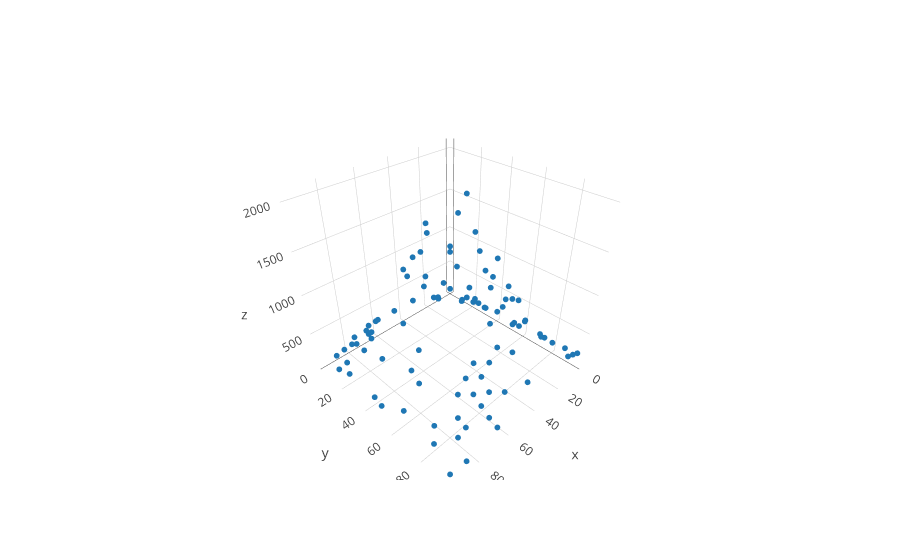

Notebook code for this chart:
### Markdown cell above
Here, we take a sample of 25 percent of the above grid to "observe"

### Code cell
X_part, y_part = sim.rand_partial_grid(X, y, 0.25)
X_full, y_full, obs_idx, imag_idx = sim.fill_grid(X_part, y_part)

color = np.zeros(X_full.shape[0])
color[obs_idx] = 1.0
trace_partial_obs = go.Scatter3d(x = X_full[obs_idx, 0], y = X_full[obs_idx, 1],
                                 z= y[obs_idx], mode = 'markers', marker=dict(size = 2))
iplot([trace_partial_obs])

### Figure 1 — Plotly figure (JSON) as saved in the notebook; plotly's stock layout.template omitted (floating-point values rounded to 4 significant figures)
{"data": [{"marker": {"size": 2}, "mode": "markers", "type": "scatter3d", "x": [0, 0, 0, 0, 0, 0, 5, 5, 5, 5, 5, 5, 10, 10, 10, 10, 10, 15, 15, 15, 15, 15, 20, 20, 20, 25, 25, 25, 25, 30, 30, 30, 30, 30, 35, 35, 35, 40, 40, 40, 40, 40, 40, 45, 45, 45, 50, 50, 50, 50, 50, 55, 55, 55, 55, 55, 55, 60, 60, 60, 60, 65, 65, 65, 65, 65, 65, 65, 65, 65, 70, 70, 70, 75, 75, 75, 75, 75, 75, 75, 80, 80, 80, 80, 80, 80, 85, 85, 85, 85, 85, 90, 90, 90, 90, 95, 95, 95, 95, 95], "y": [0, 15, 25, 30, 40, 95, 25, 35, 60, 75, 90, 95, 20, 60, 80, 85, 95, 25, 35, 55, 70, 80, 10, 35, 50, 15, 50, 55, 65, 25, 35, 50, 75, 80, 35, 65, 75, 10, 20, 45, 50, 75, 80, 60, 85, 95, 5, 30, 35, 75, 80, 25, 30, 40, 55, 80, 90, 0, 75, 80, 85, 0, 35, 50, 55, 75, 80, 85, 90, 95, 5, 10, 75, 0, 15, 25, 45, 55, 80, 85, 5, 10, 25, 55, 60, 85, 5, 25, 40, 75, 95, 5, 15, 60, 80, 15, 25, 45, 50, 95], "z": [111, 126, 142, 129, 174, 227, 215, 232, 247, 273, 301, 275, 230, 357, 387, 380, 318, 359, 479, 583, 554, 501, 267, 691, 843, 397, 1109, 1080, 1063, 755, 1065, 1384, 1052, 865, 1288, 1477, 1122, 454, 758, 1829, 2049, 1171, 934, 1789, 717, 471, 357, 1374, 1623, 1002, 778, 1086, 1357, 1798, 1688, 655, 418, 259, 647, 543, 416, 254, 1356, 1423, 1246, 522, 385, 308, 230, 182, 301, 341, 383, 202, 439, 754, 945, 744, 226, 181, 226, 297, 567, 552, 454, 130, 213, 472, 563, 206, 90, 190, 229, 239, 137, 202, 283, 265, 224, 117]}], "layout": {}}
